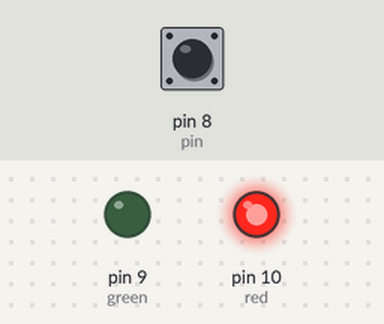
The sketch below on a simulated Arduino Uno, built with avr-gcc and run on an emulated ATmega328P. On the bench: output pins drawn as LEDs (lit = HIGH). The inputs (shaded band) are chosen by the test bench; at power-on: pin 8 (pin) HIGH. What the sketch prints to the serial monitor is not drawn.

Above: at 1.2 s.
1.3 s: pin 8 (pin) pulled LOW for 0.15 s
At 1.38 s:
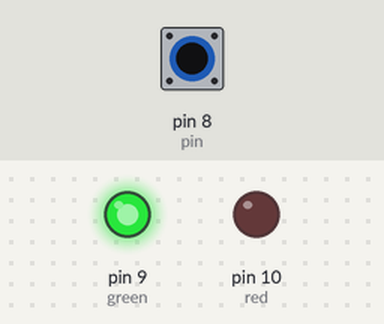
2.9 s: pin 8 (pin) pulled LOW for 3.2 s
At 7.5 s:
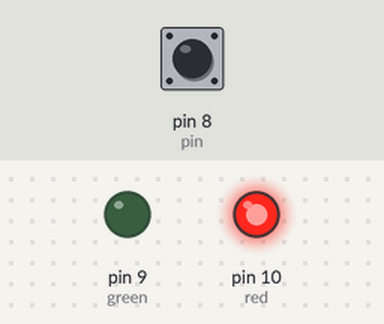
Timing chart, 0 to 9.0 s (numbered marks = the images above; inputs shaded):
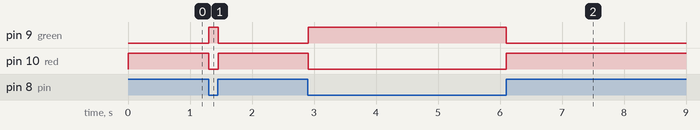

The sketch:

tilt_switch.ino
```cpp
int pin=8;
int green=9;
int red=10;
int vall;

void setup() {
 pinMode (pin,INPUT);
 pinMode (red,OUTPUT);
 pinMode (green,OUTPUT);
 Serial.begin(9600);

}

void loop() {
  digitalWrite(pin,HIGH);
  vall=digitalRead(pin);
  Serial.println(vall);

    if(vall==0){
      digitalWrite(green,HIGH);
      digitalWrite(red,LOW);
      }
      else {
        digitalWrite(green,LOW);
        digitalWrite(red,HIGH);
        }

}
```

Measured:
- after the input at 1.3 s, pin 9 (green): LOW → HIGH at once, → LOW 0.15 s later; pin 10 (red): HIGH → LOW at once, → HIGH 0.15 s later
- after the input at 2.9 s, pin 9 (green): LOW → HIGH at once, → LOW 3.2 s later; pin 10 (red): HIGH → LOW at once, → HIGH 3.2 s later
